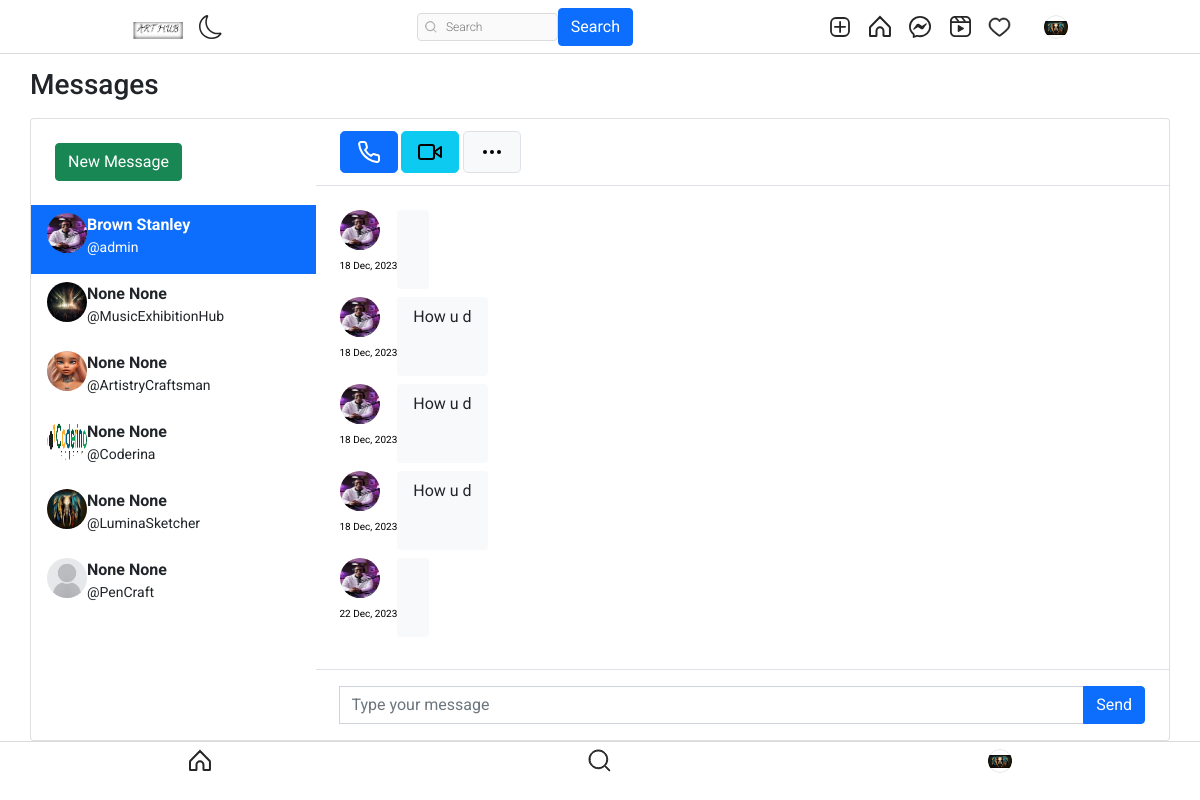
Screenshot of /message/ (signed in) with the database file from the repository.
### authy/models.py (models this page shows, shortened)
class Profile(models.Model):
    user = models.OneToOneField(User, related_name='profile', on_delete=models.CASCADE)
    image = models.ImageField(upload_to="profile_pciture", null=True, default="default.jpg")
    first_name = models.CharField(max_length=200, null=True, blank=True)
    last_name = models.CharField(max_length=200, null=True, blank=True)
    bio = models.CharField(max_length=200, null=True, blank=True)
    location = models.CharField(max_length=200, null=True, blank=True)
    url = models.URLField(max_length=200, null=True, blank=True)
    favourite = models.ManyToManyField(Post, blank=True)

### directs/models.py (models this page shows, shortened)
class Message(models.Model):
    user = models.ForeignKey(User, on_delete=models.CASCADE, related_name="user")
    sender = models.ForeignKey(User, on_delete=models.CASCADE, related_name="from_user")
    reciepient = models.ForeignKey(User, on_delete=models.CASCADE, related_name="to_user")
    body = models.TextField(null=True)
    date = models.DateTimeField(auto_now_add=True)
    is_read = models.BooleanField(default=False)
    def get_message(user):
        users = []
        messages = Message.objects.filter(user=user).values('reciepient').annotate(last=Max('date')).order_by('-last')
        for message in messages:
            users.append({
                'user': User.objects.get(pk=message['reciepient']),
                'last': message['last'],
                'unread': Message.objects.filter(user=user, reciepient__pk=message['reciepient'], is_read=False).count()
            })
        return users

### directs/views.py (the view)
# urls.py: path('', inbox, name="message"),
@login_required
def inbox(request):
    user = request.user
    messages = Message.get_message(user=request.user)
    active_direct = None
    directs = None
    profile = get_object_or_404(Profile, user=user)
    if messages:
        message = messages[0]
        active_direct = message['user'].username
        directs = Message.objects.filter(user=request.user, reciepient=message['user'])
        directs.update(is_read=True)
        for message in messages:
            if message['user'].username == active_direct:
                message['unread'] = 0
    context = {
        'directs':directs,
        'messages': messages,
        'active_direct': active_direct,
        'profile': profile,
    }
    return render(request, 'directs/direct.html', context)

### templates/directs/direct.html (shortened to what this page needs)
{% extends 'base.html' %}
{% load static %}
{% block content %}
<head>
	<link href="https://cdn.jsdelivr.net/npm/bootstrap@5.1.3/dist/css/bootstrap.min.css" rel="stylesheet">
</head>
<br><br>
<main class="conetent">
    <div class="container p-0">
		<h1 class="h3 mb-3">Messages</h1>
		<div class="card">
			<div class="row g-0">
				<div class="col-12 col-lg-12 col-xl-3 border-right chat-messages" >
					<div class="px-4 d-none d-md-block">
						<div class="d-flex align-items-center">
							<div class="flex-grow-1">
								<a href="{% url 'search-users' %}" class="btn btn-success mt-4 mb-4">New Message</a>
							</div>
						</div>
					</div>
					{% for message in messages %}
					<a href="{% url 'directs' message.user.username %}" class="list-group-item list-group-item-action border-0 {% if active_direct == message.user.username %}active{% endif %}">
						<div class="d-flex align-items-start pb-2">
								<img src="{{ message.user.profile.image.url }}" class="rounded-circle mr-1" alt="img" width="40" height="40">
							<div class="flex-grow-1 ml-6">
								<b>{{message.user.profile.first_name}} {{message.user.profile.last_name}}</b>
								<div class="small"> @{{message.user.username}}</div>
							</div>
						</div>
					</a>
					{% endfor %}
				</div>
				<div class="col-12 col-lg-7 col-xl-9">
					<div class="py-2 px-4 border-bottom d-none d-lg-block">
						<div class="d-flex align-items-center py-1">
							<div>
								<button class="btn btn-primary btn-lg mr-1 px-3"></button>
								<button class="btn btn-info btn-lg mr-1 px-3 d-none d-md-inline-block"></button>
								<button class="btn btn-light border btn-lg px-3"></button>
							</div>
						</div>
					</div>
					<div class="position-relative">
						<div class="chat-messages p-4">
									{% for direct in directs %}
										{% if direct.sender == request.user %}
											<div class="chat-message-right pb-2">
												<div>
													<a href=""><img src="{{ direct.sender.profile.image.url }}" class="rounded-circle mr-1" alt="img" width="40" height="40"></a>
													<div class="text-muted small text-nowrap mt-2" style="font-size:10px; color: rgba(180, 180, 180, 0);"><p style="font-size:10px; color: black;">{{direct.date|date:"d M, Y"}}</p></div>
												</div>
												<div class="flex-shrink-1 bg-light rounded py-2 px-3 ml-3">
													{{direct.body}}
												</div>
											</div>
										{% else %}
											<div class="chat-message-left pb-2">
												<div>
													<a href=""><img src="{{ direct.sender.profile.image.url }}" class="rounded-circle mr-1" alt="img" width="40" height="40"></a>
													<div class="text-muted small text-nowrap mt-2" style="font-size:10px; color: rgba(180, 180, 180, 0);"><p style="font-size:10px; color: black;">{{direct.date|date:"d M, Y"}}</p></div>
												</div>
												<div class="flex-shrink-1 bg-light rounded py-2 px-3 ml-3">
													{{direct.body}}
												</div>
											</div>
										{% endif %}
									{% endfor %}
						</div>
					</div>
						<div class="flex-grow-0 py-3 px-4 border-top">
							<form method="POST" action="{% url 'send-directs' %}">
								<div class="input-group">
									<input name="body" type="text" class="form-control" placeholder="Type your message">
									<button class="btn btn-primary" type="submit">Send</button>
								</div>
							</form>
						</div>
				</div>
			</div>
		</div>
	</div>
</main>
</html>
{% endblock content %}

### templates/base.html (shortened to what this page needs)
{% load static %}
<!DOCTYPE html>
<html lang="en">
<head>
</head>
    <link rel="stylesheet" href="https://cdn.jsdelivr.net/npm/bootstrap-icons@1.8.1/font/bootstrap-icons.css">
    <link href="https://cdn.jsdelivr.net/npm/bootstrap@5.1.3/dist/css/bootstrap.min.css" rel="stylesheet">
    <link rel="stylesheet" type="text/css" href="{% static 'assets1/style.css' %}">
</head>
<body>
    <header class="header">
        <nav class="header__content">
            <div class="header__buttons">
                <a href="{% url 'index' %}" class="header__home">
                    <img width="50" src="{% static 'assets2/images/brand.jpg' %}">
                </a>
                <button class="header__theme-button" title="Toggle Theme">
                </button>
            </div>
            <form action="{% url 'search-users' %}" method="GET">
                <div class="header__search">
                    <input type="text" placeholder="Search" name="q" value="{{ request.GET.q }}">
                    <button class="btn btn-primary" type="submit">Search</button>
                </div>
            </form>
            <div class="header__buttons header__buttons--desktop">
                <a href="{% url 'newpost' %}">
                </a>
                <a href="{% url 'index' %}">
                </a>
                <a href="{% url 'message' %}">
                </a>
                <a href="#">
                </a>
                <span>
                    <a href="{% url 'show-notification' %}">
                    </a>
                </span>
                <a href="">
                    <button class="profile-button">
                        <a href="{% url 'profile' request.user %}">
                            <div class="profile-button__picture">
                                <img src="{{request.user.profile.image.url}}" alt="User Picture">
                            </div>
                        </a>
                    </button>
                </a>
            </div>
        </nav>
    </header>
    {% block content %}
    {% endblock content %}
    <nav class="navbar">
        <a href="/" class="navbar__button">
        </a>
        <a href="{% url 'search-users'  %}" class="navbar__button">
        </a>
        <a href="{% url 'profile' request.user %}" class="navbar__button profile-button">
            <div class="profile-button__picture">
                <img src="{{request.user.profile.image.url}}" alt="User Picture">
            </div>
        </a>
    </nav>
</body>
</html>

### static/assets1/style.css (style rules this page uses)
*, *::after, *::before { box-sizing: border-box; margin: 0; padding: 0; }
*, button, input, select, textarea { font-family: 'Roboto', sans-serif; }
:root { --primary: hsl(0, 0%, 100%); --secondary: hsl(0, 0%, 98%); --border: hsl(0, 0%, 86%); --story-border: hsl(0, 0%, 78%); --img-border: hsla(0, 0%, 0%, 0.1); --text-dark: hsl(0, 0%, 15%); --text-light: hsl(0, 0%, 60%); --like: hsl(355, 82%, 61%); --link: hsl(204, 100%, 48%); --header-height: 44px; --nav-height: 44px; }
body { min-height: 100vh; display: flex; flex-direction: column; overflow-y: auto; }
svg { display: block; }
img { max-width: 100%; }
.header { width: 100%; height: var(--header-height); background-color: var(--primary); display: flex; justify-content: center; position: fixed; top: 0; left: 0; z-index: 2; }
.header::after { content: ''; position: absolute; bottom: 0; width: 100%; height: 1px; background-color: var(--border); }
.header__content { width: 100%; max-width: 975px; padding: 0 14px; display: flex; justify-content: space-between; align-items: center; }
.header__home { margin-top: 5px; }
.header__theme-button { background-color: transparent; border: none; cursor: pointer; }
.header__theme-button-moon { display: unset; }
.header__search { width: 216px; height: 28px; display: none; align-items: center; position: relative; }
.header__search svg { width: 12px; height: 12px; position: absolute; left: 8px; }
.header__search input { width: 100%; height: 100%; background-color: var(--secondary); padding: 4px 10px 4px 28px; border: 1px solid var(--border); border-radius: 4px; outline: none; font-size: 12px; font-weight: 300; text-decoration: none; color: var(--text-light); text-overflow: ellipsis; overflow: hidden; white-space: nowrap; }
.header__buttons { display: flex; align-items: center; gap: 16px; }
.navbar { width: 100%; height: var(--nav-height); background-color: var(--primary); display: flex; position: fixed; bottom: 0; left: 0; z-index: 2; }
.navbar::after { content: ''; position: absolute; top: 0; width: 100%; height: 1px; background-color: var(--border); }
.navbar__button { flex: 1 0 auto; display: flex; justify-content: center; align-items: center; }
.profile-button { background-color: transparent; border: none; outline: none; cursor: pointer; position: relative; }
.profile-button__picture { width: 24px; height: 24px; border-radius: 50%; overflow: hidden; position: relative; }
.profile-button__picture::after { content: ''; position: absolute; top: 0; bottom: 0; left: 0; right: 0; border: 1px solid var(--img-border); border-radius: 50%; }
@media (min-width: 768px) { :root { --header-height: 54px; --nav-height: 0px; } }
@media (min-width: 768px) { .header__content { padding: 0 20px; } }
@media (min-width: 768px) { .header__search { display: flex; } }
@media (min-width: 768px) { .navbar { display: none; } }

### templates/directs/direct.html (style rules this page uses)
body { margin-top:20px; }
.chat-messages { display: flex; flex-direction: column; max-height: 800px; overflow-y: scroll }
.chat-message-left, .chat-message-right { display: flex; flex-shrink: 0 }
.chat-message-left { margin-right: auto }
.py-3 { padding-top: 1rem!important; padding-bottom: 1rem!important; }
.px-4 { padding-right: 1.5rem!important; padding-left: 1.5rem!important; }
.flex-grow-0 { flex-grow: 0!important; }
.border-top { border-top: 1px solid #dee2e6!important; }

### rows the page displays
Message: sender.profile.image (picture), date "18 Dec, 2023"
Message: sender.profile.image (picture), date "18 Dec, 2023", body "How u d"
Message: sender.profile.image (picture), date "18 Dec, 2023", body "How u d"
Message: sender.profile.image (picture), date "18 Dec, 2023", body "How u d"
Message: sender.profile.image (picture), date "22 Dec, 2023"

### other values shown
{{ message.user.profile.first_name }} "Brown"
{{ message.user.profile.last_name }} "Stanley"
{{ message.user.username }} "admin"
{{ message.user.profile.first_name }} "None"
{{ message.user.profile.last_name }} "None"
{{ message.user.username }} "MusicExhibitionHub"
{{ message.user.username }} "ArtistryCraftsman"
{{ message.user.username }} "Coderina"
{{ message.user.username }} "LuminaSketcher"
{{ message.user.username }} "PenCraft"
